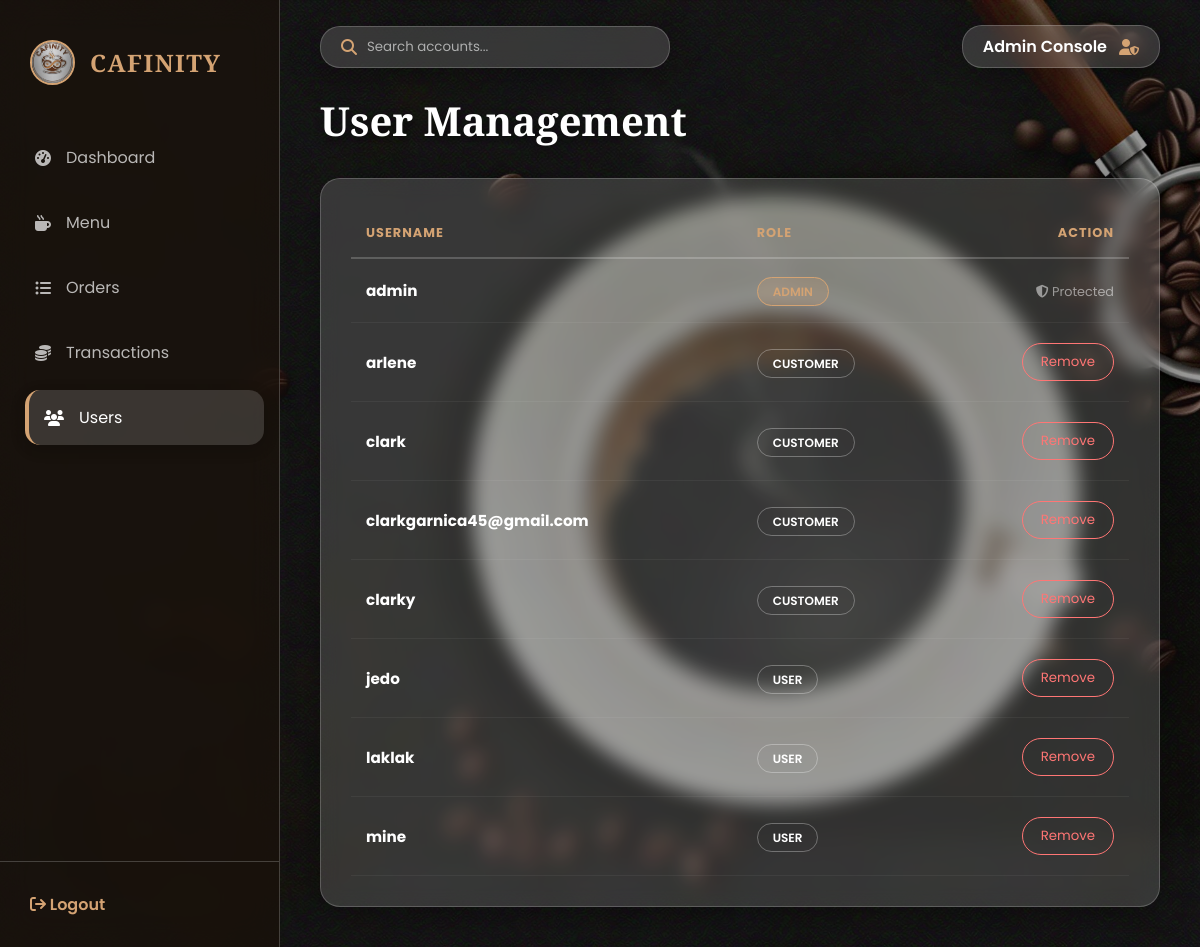
The app's page /cafinity/admin/users.php (signed in) with its own data.
### tables this page shows
CREATE TABLE `users` (
  `id` int(11) NOT NULL,
  `username` varchar(50) NOT NULL,
  `password` varchar(255) DEFAULT NULL,
  `role` varchar(20) NOT NULL DEFAULT 'customer',
  `profile_image` varchar(255) DEFAULT 'default.png'
);

### cafinity/admin/users.php (the view, shortened to what this page needs)
<?php
require "../db.php";
$stmt = $pdo->query("SELECT id, username, role FROM users ORDER BY username ASC");
$users = $stmt->fetchAll(PDO::FETCH_ASSOC);
?>
<!DOCTYPE html>
<html lang="en">
<head>
    <link rel="stylesheet" href="https://cdnjs.cloudflare.com/ajax/libs/font-awesome/6.4.0/css/all.min.css">
</head>
<body>
    <aside class="sidebar">
        <div class="sidebar-header">
            <img src="../indexpic.jpg" alt="Logo">
            <h2>CAFINITY</h2>
        </div>
        <ul class="nav-menu">
            <li class="nav-item"><a href="dashboard.php" class="nav-link"><i class="fa-solid fa-gauge-high"></i> Dashboard</a></li>
            <li class="nav-item"><a href="manage_coffee.php" class="nav-link"><i class="fa-solid fa-mug-hot"></i> Menu</a></li>
            <li class="nav-item"><a href="view_orders.php" class="nav-link"><i class="fa-solid fa-list-ul"></i> Orders</a></li>
            <li class="nav-item"><a href="transaction.php" class="nav-link"><i class="fa-solid fa-coins"></i> Transactions</a></li>
            <li class="nav-item"><a href="users.php" class="nav-link active"><i class="fa-solid fa-users"></i> Users</a></li>
        </ul>
        <div class="logout-btn">
            <a href="../logout.php"><i class="fa-solid fa-arrow-right-from-bracket"></i> Logout</a>
        </div>
    </aside>
    <div class="main-wrapper">
        <header class="top-bar">
            <div class="glass-panel search-container">
                <i class="fa-solid fa-magnifying-glass" style="color: var(--primary-gold);"></i>
                <input type="text" placeholder="Search accounts...">
            </div>
            <div class="glass-panel" style="padding: 8px 20px; display: flex; align-items: center; gap: 12px;">
                <span style="font-weight: 600;">Admin Console</span>
                <i class="fa-solid fa-user-shield" style="color: var(--primary-gold);"></i>
            </div>
        </header>
        <main class="content">
            <h1 class="page-title">User Management</h1>
            <div class="glass-panel table-container">
                <table>
                    <thead>
                        <tr>
                            <th>Username</th>
                            <th>Role</th>
                            <th style="text-align: right;">Action</th>
                        </tr>
                    </thead>
                    <tbody>
                        <?php foreach ($users as $user): ?>
                        <tr>
                            <td><strong><?php echo htmlspecialchars($user['username']); ?></strong></td>
                            <td>
                                <span class="role-badge <?php echo ($user['role'] === 'admin') ? 'role-admin' : ''; ?>">
                                    <?php echo $user['role']; ?>
                                </span>
                            </td>
                            <td style="text-align: right;">
                                <?php if ($user['role'] !== 'admin'): ?>
                                    <form method="POST" onsubmit="return confirm('Remove this user?');">
                                        <button type="submit" name="confirm_delete" class="btn-delete">Remove</button>
                                    </form>
                                <?php else: ?>
                                    <span style="opacity: 0.5; font-size: 0.8rem;"><i class="fa-solid fa-shield-halved"></i> Protected</span>
                                <?php endif; ?>
                            </td>
                        </tr>
                        <?php endforeach; ?>
                    </tbody>
                </table>
            </div>
        </main>
    </div>
</body>
</html>

### cafinity/admin/users.php (style rules this page uses)
:root { --primary-gold: #d4a373; --glass-white: rgba(255, 255, 255, 0.15); --glass-dark: rgba(26, 18, 11, 0.7); --border-glass: rgba(255, 255, 255, 0.2); --text-light: #ffffff; --danger: #ff7675; }
* { margin: 0; padding: 0; box-sizing: border-box; font-family: 'Poppins', sans-serif; }
body { display: flex; height: 100vh; background: linear-gradient(rgba(0,0,0,0.4), rgba(0,0,0,0.4)), url('../bgindex.JPG') no-repeat center center fixed; background-size: cover; color: var(--text-light); overflow: hidden; }
.sidebar { width: 280px; background: var(--glass-dark); backdrop-filter: blur(15px); -webkit-backdrop-filter: blur(15px); display: flex; flex-direction: column; border-right: 1px solid var(--border-glass); z-index: 10; }
.sidebar-header { padding: 40px 30px; display: flex; align-items: center; gap: 15px; }
.sidebar-header img { width: 45px; height: 45px; border-radius: 50%; border: 2px solid var(--primary-gold); }
.sidebar-header h2 { font-family: 'Playfair Display', serif; color: var(--primary-gold); letter-spacing: 1.5px; }
.nav-menu { list-style: none; flex-grow: 1; }
.nav-item { padding: 5px 20px; }
.nav-link { display: flex; align-items: center; gap: 15px; padding: 15px; color: rgba(255, 255, 255, 0.7); text-decoration: none; border-radius: 15px; transition: 0.3s ease; }
.nav-link:hover, .nav-link.active { background: var(--glass-white); color: #fff; transform: translateX(5px); }
.nav-link.active { border-left: 4px solid var(--primary-gold); box-shadow: 0 4px 15px rgba(0,0,0,0.2); }
.logout-btn { margin-top: auto; padding: 30px; border-top: 1px solid var(--border-glass); }
.logout-btn a { color: var(--primary-gold); text-decoration: none; font-weight: 600; }
.main-wrapper { flex-grow: 1; overflow-y: auto; display: flex; flex-direction: column; }
.top-bar { padding: 25px 40px; display: flex; justify-content: space-between; align-items: center; }
.glass-panel { background: var(--glass-white); backdrop-filter: blur(10px); -webkit-backdrop-filter: blur(10px); border: 1px solid var(--border-glass); border-radius: 20px; box-shadow: 0 8px 32px 0 rgba(0, 0, 0, 0.3); }
.search-container { padding: 10px 20px; display: flex; align-items: center; width: 350px; }
.search-container input { border: none; outline: none; background: transparent; color: white; margin-left: 10px; width: 100%; }
.search-container input::placeholder { color: rgba(255,255,255,0.6); }
.content { padding: 0 40px 40px; }
.page-title { font-family: 'Playfair Display', serif; font-size: 2.5rem; margin-bottom: 30px; text-shadow: 2px 4px 10px rgba(0,0,0,0.5); }
.table-container { padding: 30px; width: 100%; }
table { width: 100%; border-collapse: collapse; }
th { text-align: left; padding: 15px; color: var(--primary-gold); text-transform: uppercase; font-size: 0.8rem; letter-spacing: 1px; border-bottom: 2px solid var(--border-glass); }
td { padding: 20px 15px; border-bottom: 1px solid rgba(255,255,255,0.05); font-size: 0.95rem; }
.role-badge { padding: 5px 15px; border-radius: 50px; font-size: 0.75rem; font-weight: 600; text-transform: uppercase; border: 1px solid rgba(255,255,255,0.3); }
.role-admin { background: rgba(212, 163, 115, 0.2); color: var(--primary-gold); border-color: var(--primary-gold); }
.btn-delete { background: transparent; color: var(--danger); border: 1px solid var(--danger); padding: 8px 18px; border-radius: 50px; cursor: pointer; transition: 0.3s; }

### records on screen
users: username "admin", role "ADMIN", shows "Protected"
users: username "arlene", role "CUSTOMER"
users: username "clark", role "CUSTOMER"
users: username "clarkgarnica45@gmail.com", role "CUSTOMER"
users: username "clarky", role "CUSTOMER"
users: username "jedo", role "USER"
users: username "laklak", role "USER"
users: username "mine", role "USER"
